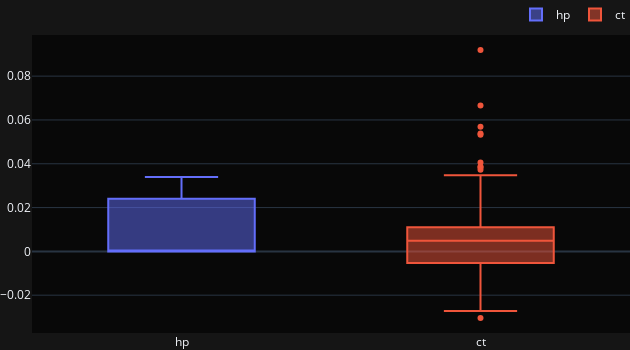

The code cell stored with this chart in its notebook:
### Code cell
com_pf_df = pd.DataFrame({
    "hp": list(hp_pf.total_return()),
    "ct": list(ct_pf.total_return()),
})
comp_box = vbt.plotting.Box(data=com_pf_df, trace_names=["hp", "ct"])
comp_box.fig.show()
